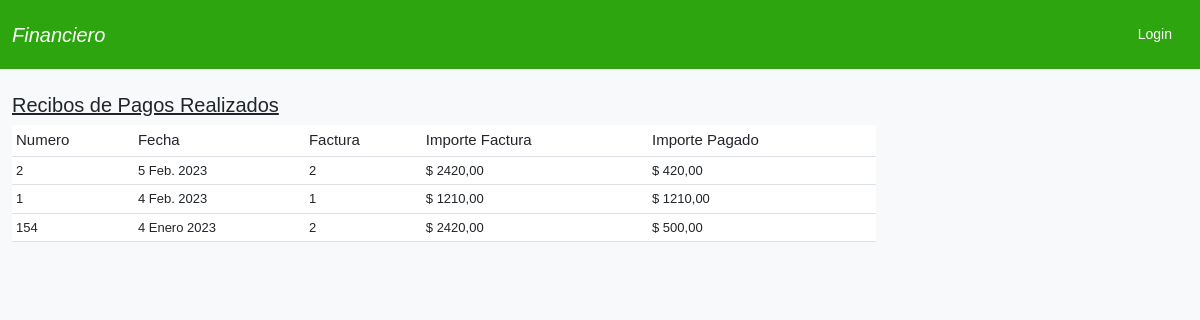
The app's page /recibos/, older data.
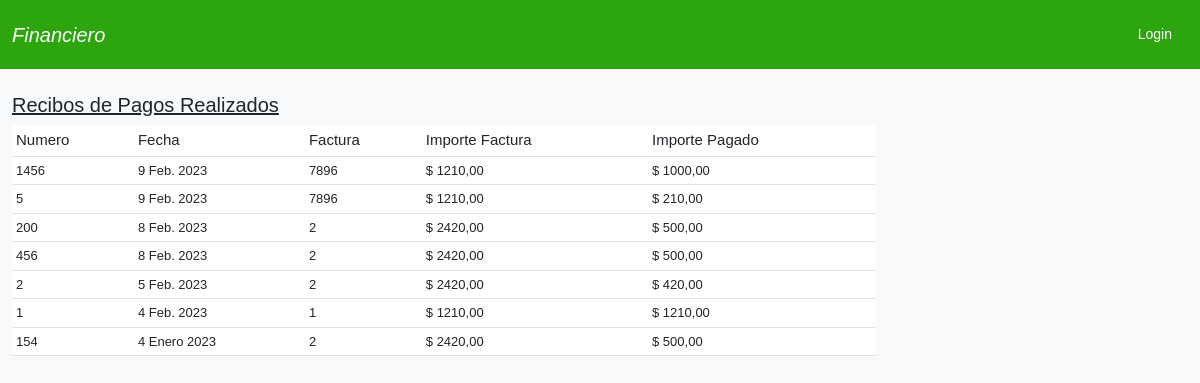
The same page, newer data.
### comprobantes/models.py (models this page shows, shortened)
class Recibo(models.Model):
    numero = models.CharField(max_length=15, verbose_name = 'Número de recibo')
    fecha = models.DateField()
    factura_id = models.ForeignKey(Factura,verbose_name='Nº Factura apagar',related_name='recibos',        on_delete=models.CASCADE)
    importe_pagado = models.DecimalField(max_digits=10, decimal_places=2, default=0)
    class Meta:
        ordering = ('-fecha',)
    @property
    def importe_factura(self):
        return self.factura_id.importe_total

class Factura(models.Model):
    numero = models.CharField(max_length=15)
    fecha = models.DateField()
    razon_social = models.ForeignKey(Proveedores, on_delete=models.CASCADE, verbose_name='Razón Social')
    importe = models.DecimalField(max_digits=10, decimal_places=2)
    iva = models.DecimalField(max_digits=4, decimal_places=2, default=21.0, verbose_name='% IVA')
    estado = models.BooleanField(default=False)
    created = models.DateField(auto_now_add=True)
    updated = models.DateField(auto_now=True)
    @property
    def importe_total(self):
        return self.importe + (self.importe * self.iva/100)
    def __str__(self):
        return self.numero

### comprobantes/views.py (the view)
# urls.py: path('recibos/', ReciboView.as_view(), name='recibos'), # Done
class ReciboView(View):
    def get(self, request, *args, **kwargs):
        recibos = Recibo.objects.all()
        return render(request, 'comprobantes/recibos.html', { 'recibos':recibos })

### comprobantes/templates/comprobantes/recibos.html (shortened to what this page needs)
{% extends 'comprobantes/base.html' %}
{% block content %}
<div class="container">
    <br>
    {% if recibos %}
    <table class="table table-sm table-hover">
        <h3 style="font-size: 20px;text-decoration: underline;">Recibos de Pagos Realizados</h3>
        <thead style="background-color: #d1e7dd">
            <th style="font-weight: 500;font-size:15px;">Numero</th>
            <th style="font-weight: 500;font-size:15px;">Fecha</th>
            <th style="font-weight: 500;font-size:15px;">Factura</th>
            <th style="font-weight: 500;font-size:15px;">Importe Factura</th>
            <th style="font-weight: 500;font-size:15px;">Importe Pagado</th>
        </thead>
        <tbody>
            {% for recibo in recibos %}
            <td style="font-size:13px;">{{ recibo.numero }}</td>
            <td style="font-size:13px;">{{ recibo.fecha }}</td>
            <td style="font-size:13px;">{{ recibo.factura_id }}</td>
            <td style="font-size:13px;">$ {{ recibo.importe_factura|floatformat:2 }}</td>
            <td style="font-size:13px;">$ {{ recibo.importe_pagado|floatformat:2}}</td>
       </tbody>
            {% endfor %}
    </table>
    {% else %}
    <p>No hay facturas ingresadas</p>
    {% endif %}
</div>
{% endblock %}

### comprobantes/templates/comprobantes/base.html (shortened to what this page needs)
<!doctype html>
{% load static %}
<html lang="es">
  <head>
    <link href="https://cdn.jsdelivr.net/npm/bootstrap@5.3.0-alpha1/dist/css/bootstrap.min.css" rel="stylesheet">
    <link rel="stylesheet" href="https://cdn.jsdelivr.net/npm/bootstrap-icons@1.10.3/font/bootstrap-icons.css">
    <link rel="stylesheet" href="{% static 'css/estilos.css' %}">
  </head>
  <body>
    <nav class="navbar navbar-expand-lg" style="background-color: rgb(44, 165, 14);">
        <div class="container-fluid">
          <a class="navbar-brand" style="color: white; margin-right: 20px;" href="{% url 'home' %}">Financiero</a>
          <div class="collapse navbar-collapse" id="navbarNav">
            <ul class="navbar nav ms-auto mb-2 mb-lg-0">
              {% if request.user.is_authenticated %}
              <li class="nav-item">
                <a style="color:white; margin-left: 40px; font-size: 14px; text-decoration: none;">Hola {{ user.username }}</a>
              </li>
              <li class="nav-item">
                <a class="nav-link" style="color:white;" href={% url 'logout' %}>Cerrar Sesión</a>
              </li>
              {% else %}
                <li class="nav-item">
                  <a class="nav-link" style="color:white;; margin-left: 40px;" href={% url 'login' %}>Login</a>
                </li>
            {% endif %}
            </ul>
          </div>
        </div>
      </nav>
      <seccion class="row g-5">
      <div class="col-md-9">
        {% block content %}
        {% endblock %}
      </div>
        </seccion>
  </body>
</html>

### usuarios/static/css/estilos.css (style rules this page uses)
body { font-family: Arial, Helvetica, sans-serif; background-color: rgb(248, 249, 250); }
li.nav-item { font-size: 14px; }
.nav-link { text-align: center; }
.navbar-brand { font-size: 20px; color: blue; font-style: italic; }

### comprobantes/templates/comprobantes/base.html (style rules this page uses)
body { font-family: Arial, Helvetica, sans-serif; }

Row changes from the older to the newer data that the page shows:
added Recibo: numero "1456", fecha "9 Feb. 2023", factura_id "7896", importe_factura "1210,00", importe_pagado "1000,00"
added Recibo: numero "5", fecha "9 Feb. 2023", factura_id "7896", importe_factura "1210,00", importe_pagado "210,00"
added Recibo: numero "200", fecha "8 Feb. 2023", factura_id "2", importe_factura "2420,00", importe_pagado "500,00"
added Recibo: numero "456", fecha "8 Feb. 2023", factura_id "2", importe_factura "2420,00", importe_pagado "500,00"
